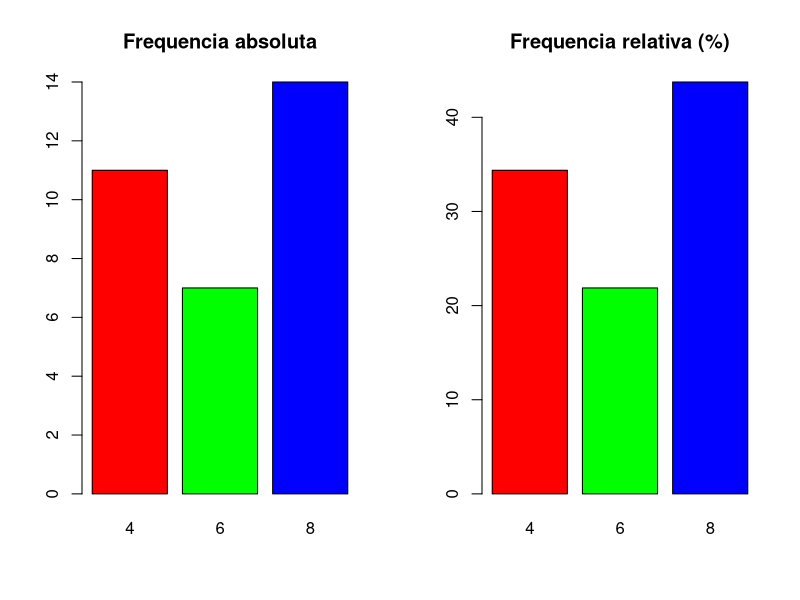
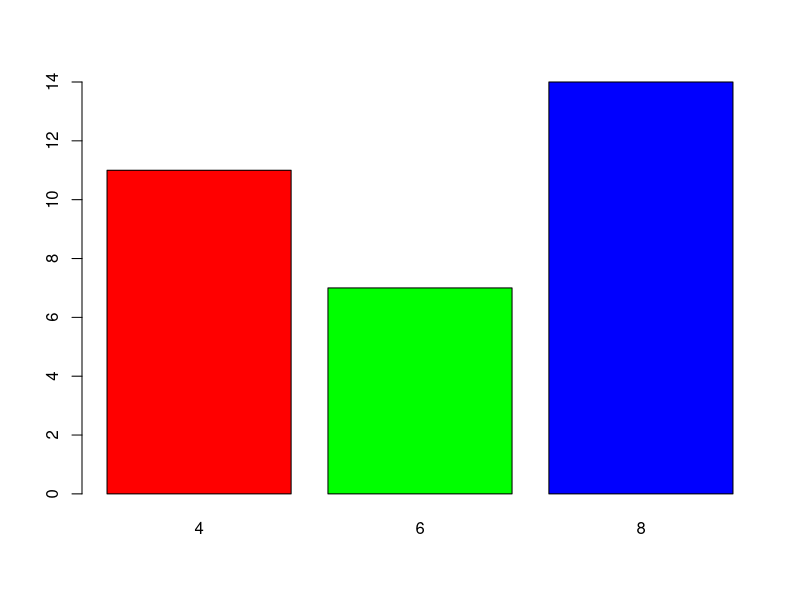
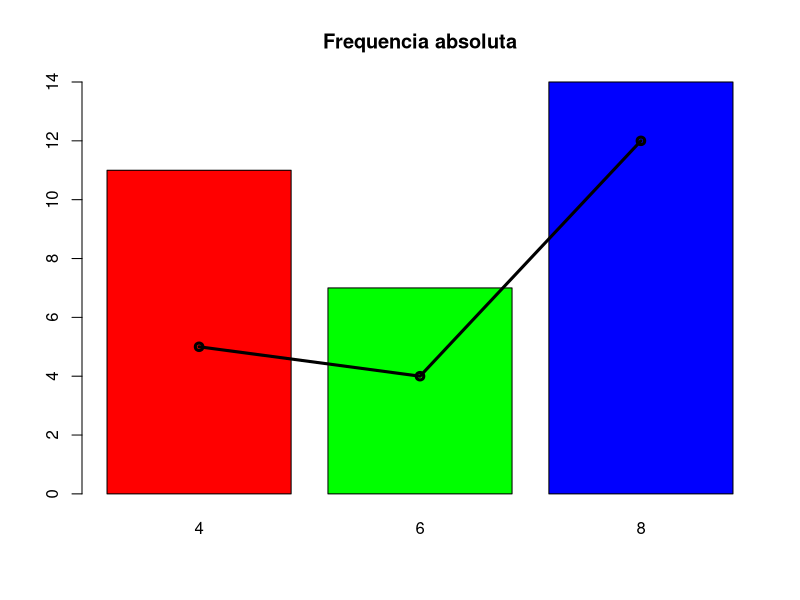
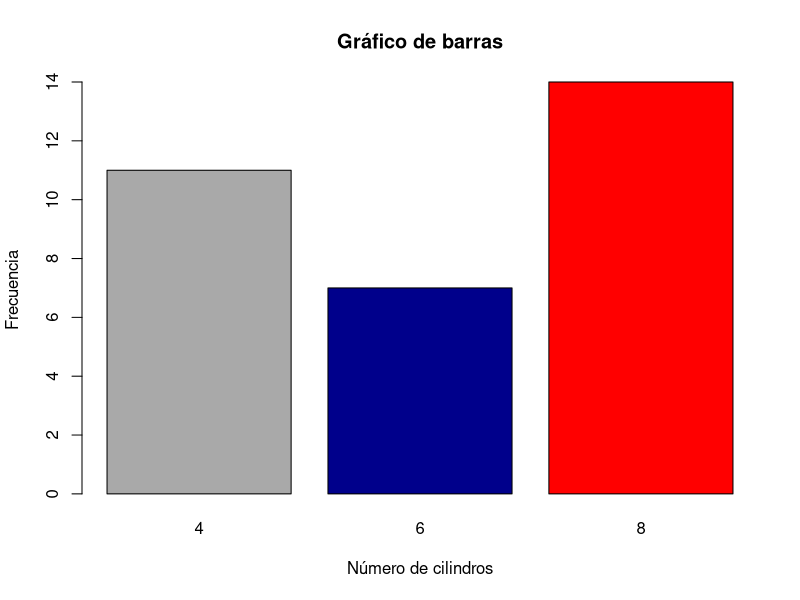

Here is the R script that generated these plots, in order:
## ---- chunk 1

# Cargamos los datos
data(mtcars)
attach(mtcars)

## ---- chunk 2
# Tabla de frecuencias
mi_tabla <- table(cyl)
mi_tabla
## ---- chunk 3
# Una fila, dos columnas
par(mfrow = c(1, 2))
## ---- chunk 4
# Gráfico de barras de frecuencia absoluta
barplot(mi_tabla, main = "Frequencia absoluta",
        col = rainbow(3))

## ---- chunk 5
# Gráfico de barras de frecuencia relativa
barplot(prop.table(mi_tabla) * 100, main = "Frequencia relativa (%)",
        col = rainbow(3))

par(mfrow = c(1, 1))
plot(factor(mtcars$cyl), col = rainbow(3))


barp <- barplot(mi_tabla,                     # Guarda los valores de X que
                main = "Frequencia absoluta", # representan el centro de 
                col = rainbow(3))             # cada barra           

lines(barp, c(5, 4, 12), type = "o", lwd = 3)
## ---- chunk 6
# Título, etiquetas y colores del gráfico de barras

barplot(mi_tabla,                               # Datos
        main = "Gráfico de barras",             # Título
        xlab = "Número de cilindros",           # Etiqueta del eje X
        ylab = "Frecuencia",                    # Etiqueta del eje Y
        border = "black",                       # Color del borde de las barras
        col = c("darkgrey", "darkblue", "red")) # Color para cada barra

## ---- chunk 7
# Fin del ejercicio de separación en Chunks utilizando el ejemplo_1.R y el método 
